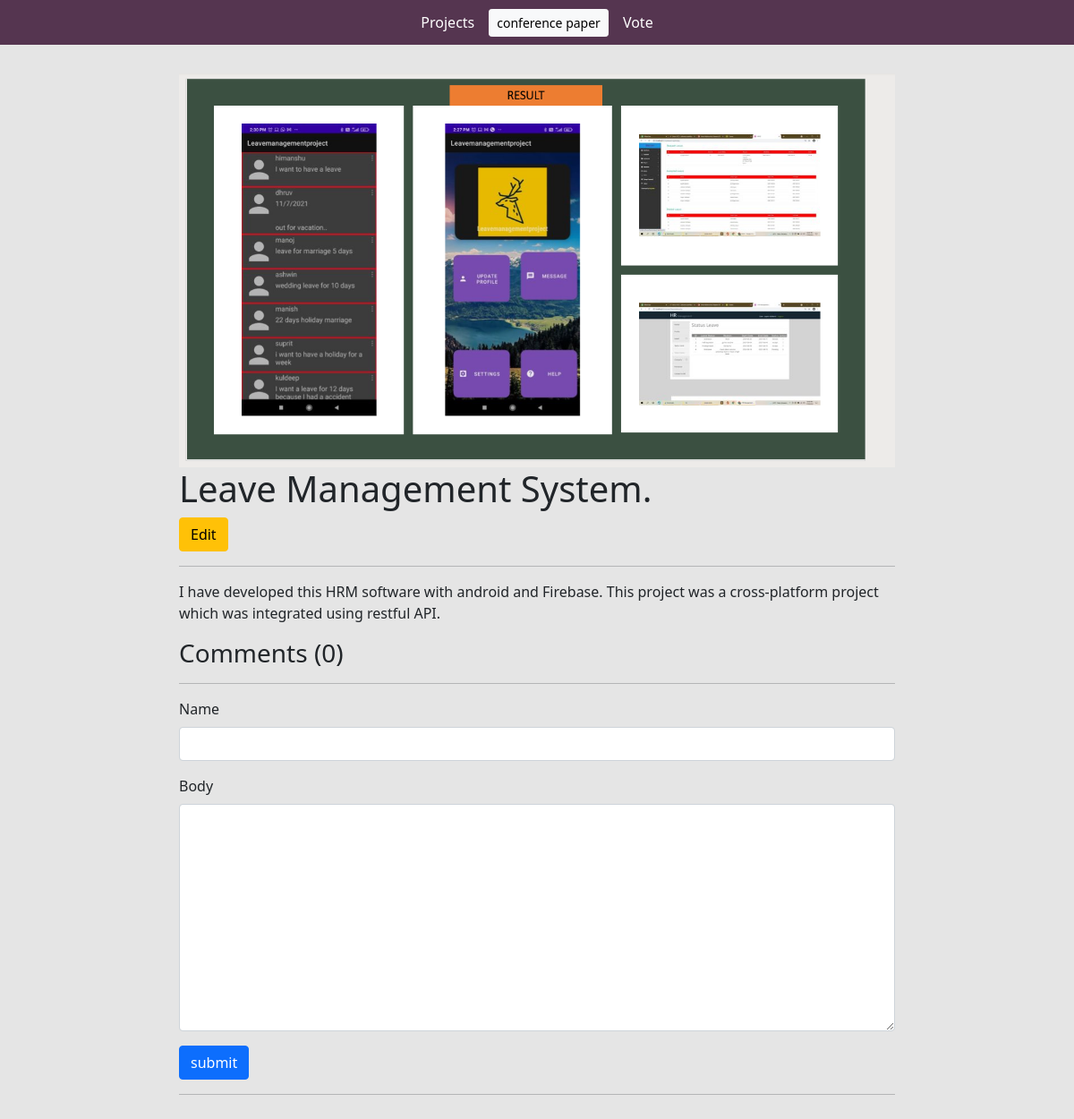
Page /project/a56fe104-ea23-4a2a-ab16-f579e0d277bf/ on the committed database.
### base/models.py (models this page shows, shortened)
class Project(models.Model):
    title = models.CharField(max_length=200)
    thumbnail = models.ImageField(null=True)
    body = RichTextUploadingField()
    slug = models.SlugField(null=True, blank=True)
    created = models.DateTimeField(auto_now_add=True)
    id = models.UUIDField(default=uuid.uuid4,  unique=True,
                          primary_key=True, editable=False)

### base/views.py (the view, shortened to what this page needs)
# urls.py: path('project/<str:pk>/', views.projectPage, name="project"),
def projectPage(request, pk):
    project = Project.objects.get(id=pk)
    count = project.comment_set.count()
    comments = project.comment_set.all().order_by('-created')
    form = CommentForm()
    context = {'project': project, 'count': count,
               'comments': comments, 'form': form}
    return render(request, 'base/project.html', context)

### base/forms.py
class CommentForm(ModelForm):
    class Meta:
        model = Comment
        fields = '__all__'
        exclude = ['project']
    def __init__(self, *args, **kwargs):
        super(CommentForm, self).__init__(*args, **kwargs)
        self.fields['name'].widget.attrs.update(
            {'class': 'form-control'})
        self.fields['body'].widget.attrs.update(
            {'class': 'form-control', })

### base/templates/base/project.html (shortened to what this page needs)
{% extends 'base/main.html' %}
{% load static %}
{% block content %}
<div class="container">
    <div class="project-container">
        <img class="project--image" src="{{project.thumbnail.url}}">
        <h1>{{project.title}}</h1>
        <a class="btn btn-warning" href="{% url 'edit-project' project.id %}">Edit</a>
        <hr>
        <p>{{project.body|safe}}</p>
        <div class="comments-container">
            <h3>Comments ({{count}})</h3>
            <hr>
            <form method="post">
                {% for field in form %}
                <div class="mb-3">
                    <label for="exampleInputPassword1" class="form-label">{{field.label}}</label>
                    {{field}}
                </div>
                {% endfor %}
                <input class="btn btn-primary" type="submit" value="submit">
            </form>
            <hr>
        </div>
    </div>
</div>
{% endblock content %}

### static/styles/main.css (style rules this page uses)
body { background-color: #E5E5E5; }
.project--image { max-width: 800px; }

### base/templates/base/project.html (style rules this page uses)
.project-container { max-width: 800px; margin: 0 auto; margin-top: 2em; margin-bottom: 2em; }

### rows in the picture
Project: thumbnail (picture), title "Leave Management System.", body "I have developed this HRM software with android and Firebase. This project was a cross-platform project which was integrated using restful API."

### other values in the picture
{{ count }} "0"
{{ field.label }} "Name" "Body"
